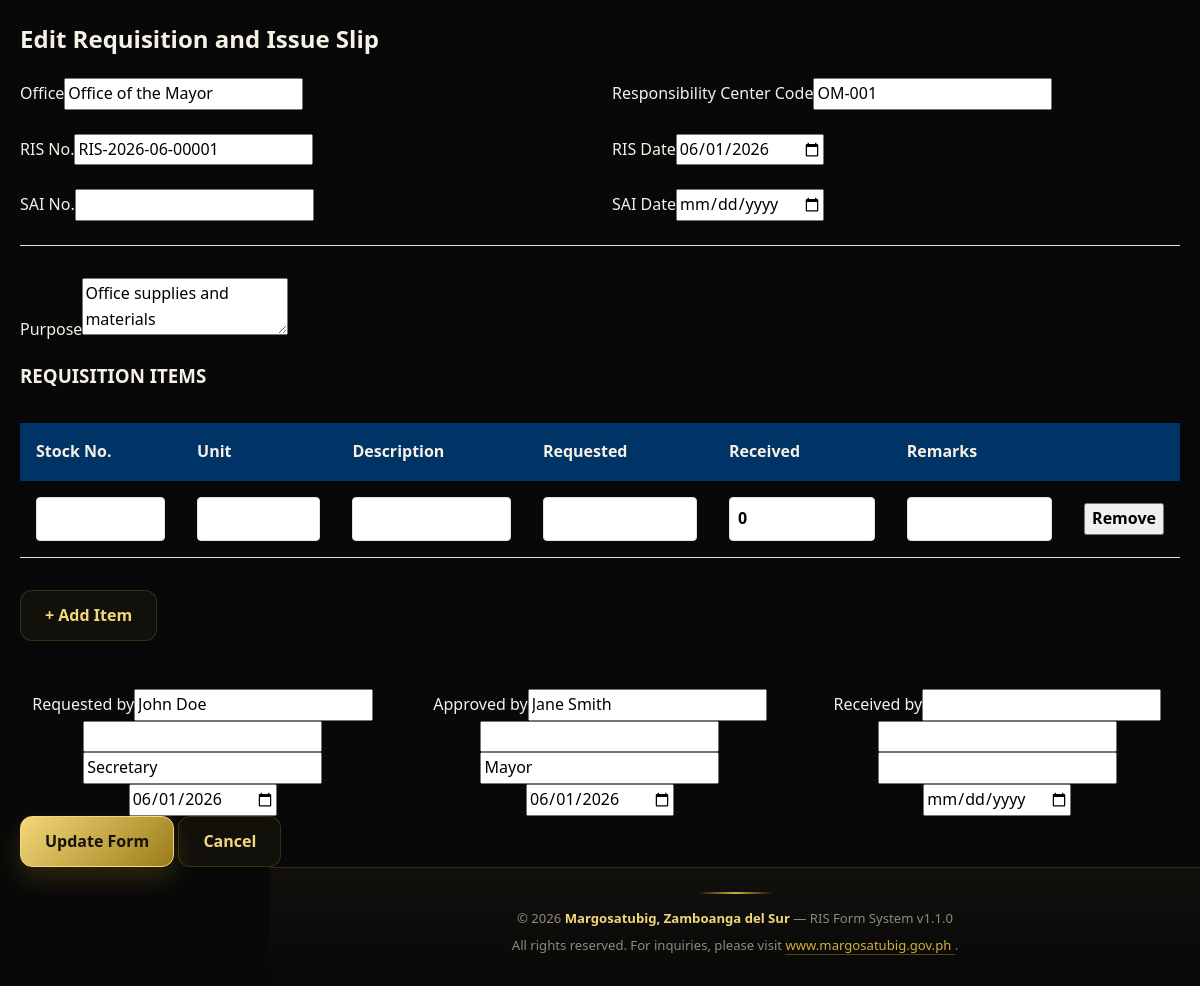
The app's page /pages/edit.php?id=21 with its own data.
### tables this page shows
CREATE TABLE `ris_forms` (
  `id` int(11) NOT NULL,
  `ris_number` varchar(50) NOT NULL,
  `sai_number` varchar(50) DEFAULT NULL,
  `office_name` varchar(100) NOT NULL,
  `responsibility_center_code` varchar(50) DEFAULT NULL,
  `ris_date` date NOT NULL,
  `sai_date` date DEFAULT NULL,
  `purpose` text DEFAULT NULL,
  `descriptions` longtext DEFAULT NULL,
  `requested_by` varchar(100) DEFAULT NULL,
  `requested_by_signature` varchar(255) DEFAULT NULL,
  `requested_by_designation` varchar(100) DEFAULT NULL,
  `requested_by_date` date DEFAULT NULL,
  `approved_by` varchar(100) DEFAULT NULL,
  `approved_by_signature` varchar(255) DEFAULT NULL,
  `approved_by_designation` varchar(100) DEFAULT NULL,
  `approved_by_date` date DEFAULT NULL,
  `received_by` varchar(100) DEFAULT NULL,
  `received_by_signature` varchar(255) DEFAULT NULL,
  `received_by_designation` varchar(100) DEFAULT NULL,
  `received_by_date` date DEFAULT NULL,
  `created_at` timestamp NOT NULL DEFAULT current_timestamp(),
  `updated_at` timestamp NOT NULL DEFAULT current_timestamp() ON UPDATE current_timestamp(),
  `created_by` int(11) DEFAULT NULL,
  `status` enum('DRAFT','SUBMITTED','APPROVED','RECEIVED','ARCHIVED') DEFAULT 'DRAFT',
  `deleted_at` datetime DEFAULT NULL,
  `deleted_by` int(11) DEFAULT NULL
);

### config/database.php (called while the page is built, shortened)
<?php
function escape_html(mixed $value): string
{
    return htmlspecialchars((string) $value, ENT_QUOTES, 'UTF-8');
}

### pages/edit.php (the view, shortened to what this page needs)
<?php
require_once '../config/database.php';
$ris_id = (int) ($_GET['id'] ?? 0);
$stmt = $conn->prepare('SELECT * FROM ris_forms WHERE id = ?');
$stmt->bind_param('i', $ris_id); $stmt->execute();
$form_result = $stmt->get_result();
$form = $form_result->fetch_assoc(); $stmt->close();
$item_stmt = $conn->prepare('SELECT stock_number,unit,descriptions,quantity_requested,quantity_received,remarks FROM ris_line_items WHERE ris_id = ? ORDER BY id');
$item_stmt->bind_param('i', $ris_id); $item_stmt->execute();
$items = $item_stmt->get_result()->fetch_all(MYSQLI_ASSOC); $item_stmt->close();
if (!$items) $items = [['stock_number'=>'','unit'=>'','descriptions'=>'','quantity_requested'=>'','quantity_received'=>0,'remarks'=>'']];
include '../includes/header.php';
function edit_value(array $form, string $key): string { return escape_html($form[$key] ?? ''); }
?>
<main class="container">
<h2>Edit Requisition and Issue Slip</h2>
<form id="ris-form" method="post">
<div class="ris-info-grid">
<label>Office<input name="office_name" id="office_name" required value="<?php echo edit_value($form,'office_name'); ?>"></label>
<label>Responsibility Center Code<input name="responsibility_center_code" id="responsibility_center_code" value="<?php echo edit_value($form,'responsibility_center_code'); ?>"></label>
<label>RIS No.<input readonly value="<?php echo edit_value($form,'ris_number'); ?>"></label>
<label>RIS Date<input type="date" name="ris_date" id="ris_date" required value="<?php echo edit_value($form,'ris_date'); ?>"></label>
<label>SAI No.<input name="sai_number" id="sai_number" value="<?php echo edit_value($form,'sai_number'); ?>"></label>
<label>SAI Date<input type="date" name="sai_date" id="sai_date" value="<?php echo edit_value($form,'sai_date'); ?>"></label>
</div>
<label>Purpose<textarea name="purpose" id="purpose" required><?php echo edit_value($form,'purpose'); ?></textarea></label>
<h3>REQUISITION ITEMS</h3>
<div class="line-items-wrapper"><table class="line-items-table"><thead><tr><th>Stock No.</th><th>Unit</th><th>Description</th><th>Requested</th><th>Received</th><th>Remarks</th><th></th></tr></thead><tbody id="line-items-body">
<?php foreach ($items as $index=>$item): ?><tr>
<td><input name="stock_number_<?php echo $index; ?>" value="<?php echo escape_html($item['stock_number']); ?>"></td>
<td><input name="unit_<?php echo $index; ?>" value="<?php echo escape_html($item['unit']); ?>"></td>
<td><input name="description_<?php echo $index; ?>" required value="<?php echo escape_html($item['descriptions']); ?>"></td>
<td><input type="number" min="1" name="quantity_requested_<?php echo $index; ?>" required value="<?php echo escape_html($item['quantity_requested']); ?>"></td>
<td><input type="number" min="0" name="quantity_received_<?php echo $index; ?>" value="<?php echo escape_html($item['quantity_received']); ?>"></td>
<td><input name="remarks_<?php echo $index; ?>" value="<?php echo escape_html($item['remarks']); ?>"></td>
<td><button type="button" class="remove-item-button" onclick="removeLineItem(this)">Remove</button></td>
</tr><?php endforeach; ?></tbody></table></div>
<button type="button" class="btn btn-secondary" onclick="addLineItem()">+ Add Item</button>
<div class="signature-block">
<div class="signature-field"><label>Requested by</label><input name="requested_by" id="requested_by" required value="<?php echo edit_value($form,'requested_by'); ?>"><input name="requested_by_signature" id="requested_by_signature" value="<?php echo edit_value($form,'requested_by_signature'); ?>"><input name="requested_by_designation" id="requested_by_designation" required value="<?php echo edit_value($form,'requested_by_designation'); ?>"><input type="date" name="requested_by_date" id="requested_by_date" required value="<?php echo edit_value($form,'requested_by_date'); ?>"></div>
<div class="signature-field"><label>Approved by</label><input name="approved_by" id="approved_by" required value="<?php echo edit_value($form,'approved_by'); ?>"><input name="approved_by_signature" id="approved_by_signature" value="<?php echo edit_value($form,'approved_by_signature'); ?>"><input name="approved_by_designation" id="approved_by_designation" required value="<?php echo edit_value($form,'approved_by_designation'); ?>"><input type="date" name="approved_by_date" id="approved_by_date" required value="<?php echo edit_value($form,'approved_by_date'); ?>"></div>
<div class="signature-field"><label>Received by</label><input name="received_by" id="received_by" value="<?php echo edit_value($form,'received_by'); ?>"><input name="received_by_signature" id="received_by_signature" value="<?php echo edit_value($form,'received_by_signature'); ?>"><input name="received_by_designation" id="received_by_designation" value="<?php echo edit_value($form,'received_by_designation'); ?>"><input type="date" name="received_by_date" id="received_by_date" value="<?php echo edit_value($form,'received_by_date'); ?>"></div>
</div>
<button type="submit" class="btn btn-primary">Update Form</button> <a class="btn btn-secondary" href="view.php?id=<?php echo $ris_id; ?>">Cancel</a>
</form></main>
<?php include '../includes/footer.php'; ?>

### css/style.css (style rules this page uses)
:root { --primary-color: #003366; --secondary-color: #0066cc; --success-color: #28a745; --danger-color: #dc3545; --warning-color: #ffc107; --info-color: #17a2b8; --light-color: #f8f9fa; --dark-color: #343a40; --border-color: #dee2e6; --shadow: 0 2px 4px rgba(0, 0, 0, 0.1); --luxury-background: #080808; --luxury-sidebar: #0d0d0d; --luxury-panel: #151515; --luxury-panel-hover: #1d1d1d; --gold: #d4af37; --gold-light: #f3d77a; --gold-dark: #9c7c19; --luxury-line: rgba(212, 175, 55, 0.2); --luxury-line-strong: rgba(212, 175, 55, 0.45); --luxury-text: #f5f1e6; --luxury-text-soft: #c8c1b0; --luxury-text-muted: #918a7a; --luxury-success: #79d895; --luxury-warning: #f1cb67; --luxury-danger: #f18b8b; --luxury-info: #8fc9e6; --sidebar-width: 270px; --content-max-width: 1350px; --radius: 16px; --luxury-shadow: 0 22px 45px rgba(0, 0, 0, 0.55); }
*, *::before, *::after { box-sizing: border-box; }
html { min-height: 100%; scroll-behavior: smooth; }
body { min-height: 100vh; margin: 0; padding: 0; color: #333; background: #f5f5f5; font-family: "Segoe UI", Tahoma, Geneva, Verdana, sans-serif; line-height: 1.6; overflow-x: hidden; }
body.dashboard-page { color: var(--luxury-text); background: radial-gradient( circle at top right, rgba(212, 175, 55, 0.08), transparent 30% ), radial-gradient( circle at bottom left, rgba(212, 175, 55, 0.04), transparent 28% ), var(--luxury-background); }
button, input, textarea, select { font: inherit; }
button { cursor: pointer; }
a { color: var(--secondary-color); text-decoration: none; }
body.dashboard-page a { color: inherit; }
.container { width: 100%; max-width: 1200px; margin: 0 auto; padding: 0 20px; }
.ris-info-grid { display: grid; grid-template-columns: repeat(2, minmax(0, 1fr)); gap: 1.5rem; margin-bottom: 2rem; padding-bottom: 1.5rem; border-bottom: 1px solid var(--border-color); }
.line-items-table { width: 100%; margin: 2rem 0; border-collapse: collapse; box-shadow: var(--shadow); }
.line-items-table thead { color: var(--report-gold-light); background: var(--primary-color); }
.line-items-table th { padding: 1rem; text-align: left; font-weight: 600; }
.line-items-table td { padding: 1rem; border-bottom: 1px solid var(--border-color); font-weight: 600; }
.line-items-table input { width: 100%; padding: 0.5rem; border: 1px solid var(--border-color); border-radius: 4px; }
.btn { display: inline-flex; align-items: center; justify-content: center; padding: 0.75rem 1.5rem; border: none; border-radius: 4px; cursor: pointer; font-size: 1rem; font-weight: 600; text-decoration: none; transition: all 0.3s ease; }
.btn-primary { color: white; background: var(--secondary-color); }
.btn-secondary { color: white; background: #6c757d; }
body.dashboard-page .btn { border-radius: 12px; font-weight: 700; }
body.dashboard-page .btn-primary { color: #17120a; background: linear-gradient( 135deg, var(--gold-light), var(--gold-dark) ); border: 1px solid var(--gold-light); box-shadow: 0 12px 24px rgba(212, 175, 55, 0.18); }
body.dashboard-page .btn-secondary { color: var(--gold-light); background: rgba(212, 175, 55, 0.05); border: 1px solid var(--luxury-line); }
.signature-block { display: grid; grid-template-columns: repeat(3, minmax(0, 1fr)); gap: 2rem; margin-top: 3rem; }
.signature-field { text-align: center; }

### includes/header.php (style rules this page uses)
html,body { margin:0;padding:0 }
body.dashboard-page { background:#080808 }

### records on screen
ris_forms: office_name "Office of the Mayor", responsibility_center_code "OM-001", ris_number "RIS-2026-06-00001", ris_date "06/01/2026", purpose "Office supplies and materials", requested_by "John Doe", requested_by_designation "Secretary", requested_by_date "06/01/2026", approved_by "Jane Smith", approved_by_designation "Mayor", approved_by_date "06/01/2026"

### other values on screen
$lgu_name "Margosatubig, Zamboanga del Sur"
$app_version "1.1.0"
$website_display "www.margosatubig.gov.ph"
